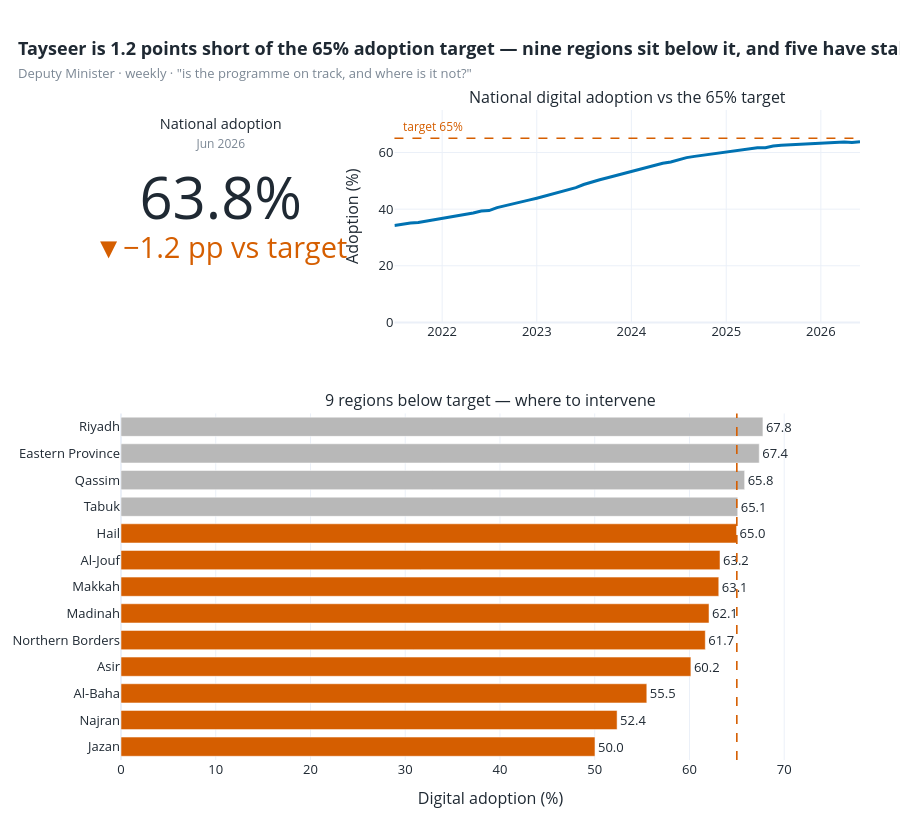

The cell this chart's notebook holds for it:
### Markdown cell above
---
## Task 2 — The inverted-pyramid layout in Plotly *(15 min)*

Three bands, top to bottom, in decreasing generality:

1. **KPI headline** — the "am I on track?" glance. One number and its delta vs target.
2. **Primary view** — the national trend with the target as a reference line.
3. **Breakdown** — the sorted regional bar, laggards highlighted (the Module 1 pop).

The eye path runs top-left → down. Nothing below the fold is required to answer the
primary question.

### Code cell
TARGET_A, TARGET_C = tv.TARGET_ADOPTION, tv.TARGET_COST
latest = df[df.month == df.month.max()]

def regional_adoption(frame):
    return (tv.by(frame, "region", "digital_adoption_pct")
              .rename(columns={"digital_adoption_pct": "adoption"})
              .sort_values("adoption"))

def build_dashboard(df):
    nat = (df.groupby("month")
             .apply(lambda x: 100 * (x.digital_adoption_pct / 100 * x.unique_users).sum()
                              / x.unique_users.sum(), include_groups=False))
    latest = df[df.month == df.month.max()]
    reg = regional_adoption(latest)
    below = reg[reg.adoption < TARGET_A]

    fig = make_subplots(
        rows=2, cols=2,
        specs=[[{"type": "indicator"}, {"type": "xy"}],
               [{"type": "xy", "colspan": 2}, None]],
        row_heights=[0.38, 0.62], vertical_spacing=0.14,
        column_widths=[0.30, 0.70],
        subplot_titles=("", "National digital adoption vs the 65% target",
                        f"{len(below)} regions below target — where to intervene"))

    # (1) headline KPI — the zero-click answer
    fig.add_trace(go.Indicator(
        mode="number+delta", value=round(nat.iloc[-1], 1),
        number={"suffix": "%", "font": {"size": 58, "color": tv.INK}},
        delta={"reference": TARGET_A, "position": "bottom", "suffix": " pp vs target",
               "increasing": {"color": "#009E73"}, "decreasing": {"color": tv.ACCENT}},
        title={"text": "National adoption<br><span style='font-size:12px;color:#7B8794'>"
                       f"{latest.month.iloc[0]:%b %Y}</span>"}), row=1, col=1)

    # (2) primary view — trend + target reference line
    fig.add_trace(go.Scatter(
        x=nat.index, y=nat.values, mode="lines",
        line=dict(color=tv.ACCENT_2, width=3), name="National",
        hovertemplate="%{x|%b %Y}<br>adoption <b>%{y:.1f}%</b><extra></extra>"),
        row=1, col=2)
    # add_hline(row=, col=) walks every subplot including the Indicator, which has no
    # axes — so reference lines are added as shapes against explicit axis refs instead.
    tx, ty = fig.data[1].xaxis or "x", fig.data[1].yaxis or "y"      # the trend panel
    fig.add_shape(type="line", xref=f"{tx} domain", yref=ty, x0=0, x1=1,
                  y0=TARGET_A, y1=TARGET_A,
                  line=dict(dash="dash", color=tv.ACCENT, width=1.6))
    fig.add_annotation(xref=f"{tx} domain", yref=ty, x=0.015, y=TARGET_A + 4,
                       text="target 65%", showarrow=False, xanchor="left",
                       font=dict(color=tv.ACCENT, size=12))

    # (3) breakdown — sorted bar, laggards popped (Module 1), target line (Module 2)
    colors = [tv.ACCENT if v < TARGET_A else tv.GREY for v in reg.adoption]
    fig.add_trace(go.Bar(
        x=reg.adoption, y=reg.region, orientation="h", marker_color=colors,
        text=[f"{v:.1f}" for v in reg.adoption], textposition="outside",
        cliponaxis=False,
        hovertemplate="<b>%{y}</b><br>adoption %{x:.1f}%<extra></extra>"),
        row=2, col=1)
    bx, by = fig.data[2].xaxis or "x", fig.data[2].yaxis or "y"      # the regional bar
    fig.add_shape(type="line", xref=bx, yref=f"{by} domain", x0=TARGET_A, x1=TARGET_A,
                  y0=0, y1=1, line=dict(dash="dash", color=tv.ACCENT, width=1.6))

    fig.update_yaxes(range=[0, 75], title_text="Adoption (%)", row=1, col=2)
    fig.update_xaxes(range=[0, 78], title_text="Digital adoption (%)", row=2, col=1)
    fig.update_layout(
        height=820, template="plotly_white", showlegend=False, bargap=.28,
        margin=dict(t=110, l=70, r=40, b=60),
        title=dict(
            text="<b>Tayseer is 1.2 points short of the 65% adoption target — "
                 "nine regions sit below it, and five have stalled</b>"
                 "<br><span style='font-size:13px;color:#7B8794'>"
                 "Deputy Minister · weekly · \"is the programme on track, and where is it not?\""
                 "</span>", x=0.02, xanchor="left"),
        font=dict(size=13, color=tv.INK))
    return fig, nat, reg

dash_fig, nat_series, reg_latest = build_dashboard(df)
dash_fig.show()

### Figure 1 — Plotly figure (JSON) as saved in the notebook; plotly's stock layout.template omitted (floating-point values rounded to 4 significant figures)
{"data": [{"delta": {"decreasing": {"color": "#D55E00"}, "increasing": {"color": "#009E73"}, "position": "bottom", "reference": 65.0, "suffix": " pp vs target"}, "domain": {"x": [0.0, 0.27], "y": [0.6732, 1.0]}, "mode": "number+delta", "number": {"font": {"color": "#1F2933", "size": 58}, "suffix": "%"}, "title": {"text": "National adoption<br><span style='font-size:12px;color:#7B8794'>Jun 2026</span>"}, "type": "indicator", "value": 63.8}, {"hovertemplate": "%{x|%b %Y}<br>adoption <b>%{y:.1f}%</b><extra></extra>", "line": {"color": "#0072B2", "width": 3}, "mode": "lines", "name": "National", "type": "scatter", "x": ["2021-07-01T00:00:00.000000", "2021-08-01T00:00:00.000000", "2021-09-01T00:00:00.000000", "2021-10-01T00:00:00.000000", "2021-11-01T00:00:00.000000", "2021-12-01T00:00:00.000000", "2022-01-01T00:00:00.000000", "2022-02-01T00:00:00.000000", "2022-03-01T00:00:00.000000", "2022-04-01T00:00:00.000000", "2022-05-01T00:00:00.000000", "2022-06-01T00:00:00.000000", "2022-07-01T00:00:00.000000", "2022-08-01T00:00:00.000000", "2022-09-01T00:00:00.000000", "2022-10-01T00:00:00.000000", "2022-11-01T00:00:00.000000", "2022-12-01T00:00:00.000000", "2023-01-01T00:00:00.000000", "2023-02-01T00:00:00.000000", "2023-03-01T00:00:00.000000", "2023-04-01T00:00:00.000000", "2023-05-01T00:00:00.000000", "2023-06-01T00:00:00.000000", "2023-07-01T00:00:00.000000", "2023-08-01T00:00:00.000000", "2023-09-01T00:00:00.000000", "2023-10-01T00:00:00.000000", "2023-11-01T00:00:00.000000", "2023-12-01T00:00:00.000000", "2024-01-01T00:00:00.000000", "2024-02-01T00:00:00.000000", "2024-03-01T00:00:00.000000", "2024-04-01T00:00:00.000000", "2024-05-01T00:00:00.000000", "2024-06-01T00:00:00.000000", "2024-07-01T00:00:00.000000", "2024-08-01T00:00:00.000000", "2024-09-01T00:00:00.000000", "2024-10-01T00:00:00.000000", "2024-11-01T00:00:00.000000", "2024-12-01T00:00:00.000000", "2025-01-01T00:00:00.000000", "2025-02-01T00:00:00.000000", "2025-03-01T00:00:00.000000", "2025-04-01T00:00:00.000000", "2025-05-01T00:00:00.000000", "2025-06-01T00:00:00.000000", "2025-07-01T00:00:00.000000", "2025-08-01T00:00:00.000000", "2025-09-01T00:00:00.000000", "2025-10-01T00:00:00.000000", "2025-11-01T00:00:00.000000", "2025-12-01T00:00:00.000000", "2026-01-01T00:00:00.000000", "2026-02-01T00:00:00.000000", "2026-03-01T00:00:00.000000", "2026-04-01T00:00:00.000000", "2026-05-01T00:00:00.000000", "2026-06-01T00:00:00.000000"], "xaxis": "x", "y": [34.22, 34.68, 35.08, 35.31, 35.77, 36.24, 36.64, 37.21, 37.47, 38.08, 38.63, 39.34, 39.47, 40.53, 41.15, 41.74, 42.39, 43.17, 43.87, 44.63, 45.46, 46.29, 47.03, 47.58, 48.68, 49.61, 50.39, 51.09, 51.85, 52.72, 53.5, 54.28, 54.92, 55.56, 56.22, 56.66, 57.47, 58.19, 58.62, 59.0, 59.48, 59.96, 60.32, 60.74, 61.03, 61.37, 61.63, 61.68, 62.26, 62.52, 62.7, 62.75, 62.98, 63.14, 63.25, 63.41, 63.57, 63.67, 63.55, 63.84], "yaxis": "y"}, {"cliponaxis": false, "hovertemplate": "<b>%{y}</b><br>adoption %{x:.1f}%<extra></extra>", "marker": {"color": ["#D55E00", "#D55E00", "#D55E00", "#D55E00", "#D55E00", "#D55E00", "#D55E00", "#D55E00", "#D55E00", "#B8B8B8", "#B8B8B8", "#B8B8B8", "#B8B8B8"]}, "orientation": "h", "text": ["50.0", "52.4", "55.5", "60.2", "61.7", "62.1", "63.1", "63.2", "65.0", "65.1", "65.8", "67.4", "67.8"], "textposition": "outside", "type": "bar", "x": [50.03, 52.36, 55.5, 60.15, 61.67, 62.06, 63.09, 63.22, 64.97, 65.09, 65.82, 67.36, 67.75], "xaxis": "x2", "y": ["Jazan", "Najran", "Al-Baha", "Asir", "Northern Borders", "Madinah", "Makkah", "Al-Jouf", "Hail", "Tabuk", "Qassim", "Eastern Province", "Riyadh"], "yaxis": "y2"}], "layout": {"annotations": [{"font": {"size": 16}, "showarrow": false, "text": "National digital adoption vs the 65% target", "x": 0.685, "xanchor": "center", "xref": "paper", "y": 1.0, "yanchor": "bottom", "yref": "paper"}, {"font": {"size": 16}, "showarrow": false, "text": "9 regions below target — where to intervene", "x": 0.5, "xanchor": "center", "xref": "paper", "y": 0.5332, "yanchor": "bottom", "yref": "paper"}, {"font": {"color": "#D55E00", "size": 12}, "showarrow": false, "text": "target 65%", "x": 0.015, "xanchor": "left", "xref": "x domain", "y": 69.0, "yref": "y"}], "bargap": 0.28, "font": {"color": "#1F2933", "size": 13}, "height": 820, "margin": {"b": 60, "l": 70, "r": 40, "t": 110}, "shapes": [{"line": {"color": "#D55E00", "dash": "dash", "width": 1.6}, "type": "line", "x0": 0, "x1": 1, "xref": "x domain", "y0": 65.0, "y1": 65.0, "yref": "y"}, {"line": {"color": "#D55E00", "dash": "dash", "width": 1.6}, "type": "line", "x0": 65.0, "x1": 65.0, "xref": "x2", "y0": 0, "y1": 1, "yref": "y2 domain"}], "showlegend": false, "title": {"text": "<b>Tayseer is 1.2 points short of the 65% adoption target — nine regions sit below it, and five have stalled</b><br><span style='font-size:13px;color:#7B8794'>Deputy Minister · weekly · \"is the programme on track, and where is it not?\"</span>", "x": 0.02, "xanchor": "left"}, "xaxis": {"anchor": "y", "domain": [0.37, 1.0]}, "xaxis2": {"anchor": "y2", "domain": [0.0, 1.0], "range": [0, 78], "title": {"text": "Digital adoption (%)"}}, "yaxis": {"anchor": "x", "domain": [0.6732, 1.0], "range": [0, 75], "title": {"text": "Adoption (%)"}}, "yaxis2": {"anchor": "x2", "domain": [0.0, 0.5332]}}}
